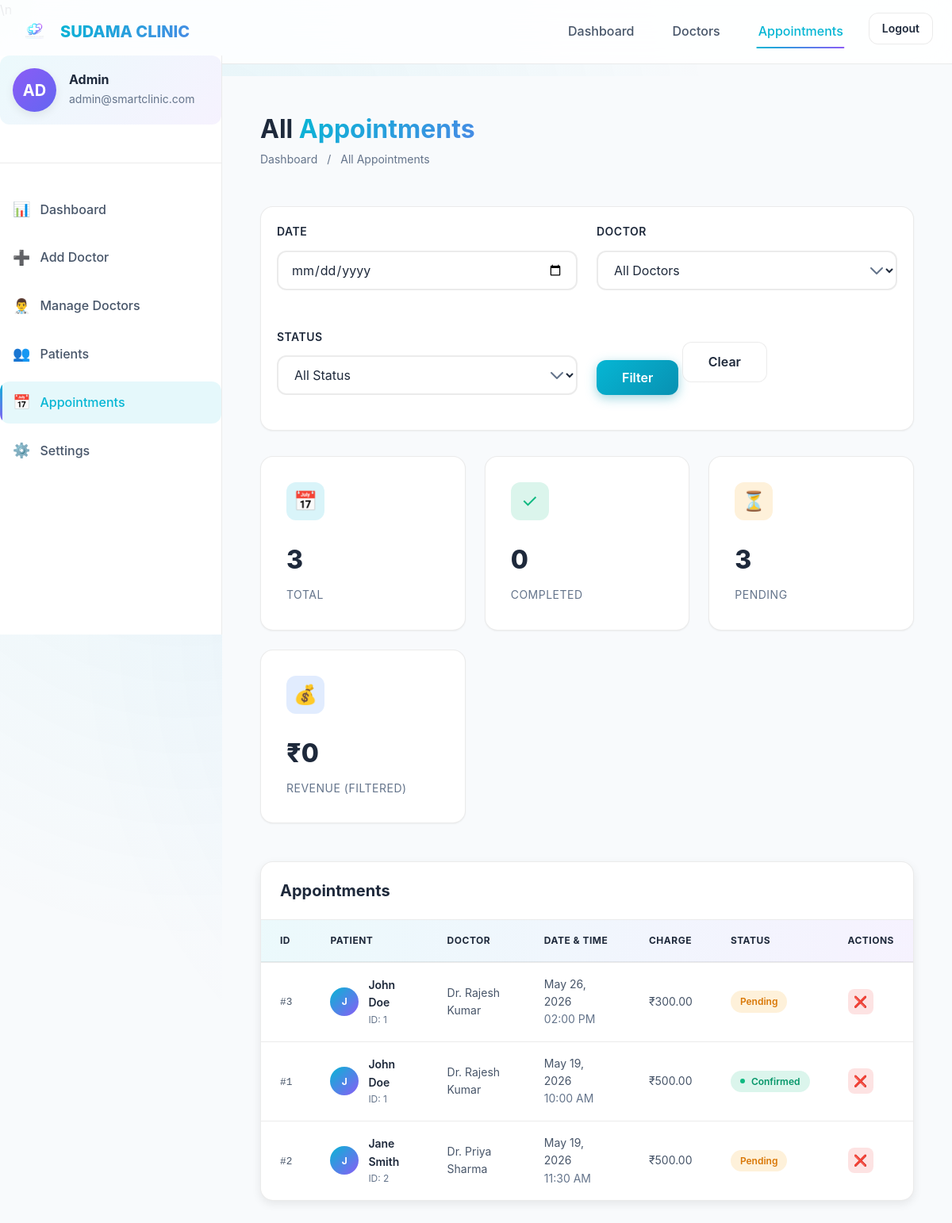
Screenshot of /admin-appointments.php (signed in) with the database file from the repository.
### tables this page shows
CREATE TABLE IF NOT EXISTS appointments (
    id INT AUTO_INCREMENT PRIMARY KEY,
    patient_id INT NOT NULL,
    doctor_id INT NOT NULL,
    appointment_date DATE NOT NULL,
    appointment_time TIME NOT NULL,
    end_time TIME,
    appointment_type ENUM('new', 'followup', 'emergency', 'consultation') DEFAULT 'new',
    status ENUM('pending', 'confirmed', 'completed', 'cancelled', 'no-show') DEFAULT 'pending',
    reason TEXT,
    symptoms TEXT,
    charge DECIMAL(10,2) DEFAULT 0.00,
    payment_status ENUM('pending', 'paid', 'refunded') DEFAULT 'pending',
    booked_by ENUM('patient', 'receptionist', 'doctor', 'admin') DEFAULT 'patient',
    notes TEXT,
    cancellation_reason TEXT,
    cancelled_at TIMESTAMP NULL,
    completed_at TIMESTAMP NULL,
    created_at TIMESTAMP DEFAULT CURRENT_TIMESTAMP,
    updated_at TIMESTAMP DEFAULT CURRENT_TIMESTAMP ON UPDATE CURRENT_TIMESTAMP,
    FOREIGN KEY (patient_id) REFERENCES patients(id) ON DELETE CASCADE,
    FOREIGN KEY (doctor_id) REFERENCES doctors(id) ON DELETE CASCADE,
    INDEX idx_patient (patient_id),
    INDEX idx_doctor (doctor_id),
    INDEX idx_date (appointment_date),
    INDEX idx_status (status),
    UNIQUE KEY unique_appointment (doctor_id, appointment_date, appointment_time)
);

CREATE TABLE IF NOT EXISTS patients (
    id INT AUTO_INCREMENT PRIMARY KEY,
    user_id INT NOT NULL,
    first_name VARCHAR(100) NOT NULL,
    last_name VARCHAR(100) NOT NULL,
    phone VARCHAR(20) NOT NULL,
    date_of_birth DATE NOT NULL,
    gender ENUM('male', 'female', 'other', 'prefer-not-to-say') NOT NULL,
    address TEXT,
    city VARCHAR(100),
    state VARCHAR(100),
    pincode VARCHAR(10),
    blood_group VARCHAR(5),
    emergency_contact VARCHAR(20),
    medical_history TEXT,
    allergies TEXT,
    profile_image VARCHAR(255),
    created_at TIMESTAMP DEFAULT CURRENT_TIMESTAMP,
    updated_at TIMESTAMP DEFAULT CURRENT_TIMESTAMP ON UPDATE CURRENT_TIMESTAMP,
    FOREIGN KEY (user_id) REFERENCES users(id) ON DELETE CASCADE,
    INDEX idx_user_id (user_id),
    INDEX idx_phone (phone)
);

CREATE TABLE IF NOT EXISTS doctors (
    id INT AUTO_INCREMENT PRIMARY KEY,
    user_id INT NOT NULL,
    name VARCHAR(200) NOT NULL,
    phone VARCHAR(20) NOT NULL,
    specialization_id INT,
    qualification VARCHAR(255),
    experience_years INT DEFAULT 0,
    bio TEXT,
    consultation_charge DECIMAL(10,2) DEFAULT 0.00,
    new_case_charge DECIMAL(10,2) DEFAULT 0.00,
    old_case_charge DECIMAL(10,2) DEFAULT 0.00,
    profile_image VARCHAR(255),
    available_days VARCHAR(100) DEFAULT 'Mon,Tue,Wed,Thu,Fri,Sat',
    slot_duration INT DEFAULT 30,
    created_at TIMESTAMP DEFAULT CURRENT_TIMESTAMP,
    updated_at TIMESTAMP DEFAULT CURRENT_TIMESTAMP ON UPDATE CURRENT_TIMESTAMP,
    FOREIGN KEY (user_id) REFERENCES users(id) ON DELETE CASCADE,
    FOREIGN KEY (specialization_id) REFERENCES specializations(id) ON DELETE SET NULL,
    INDEX idx_user_id (user_id),
    INDEX idx_specialization (specialization_id)
);

### admin-appointments.php (the view, shortened to what this page needs)
<?php
$db = get_db_connection();
$params = [];
$filterDate = $_GET['date'] ?? '';
$sql = "SELECT a.*, p.first_name, p.last_name, p.id as patient_id, d.name as doctor_name
        FROM appointments a
        JOIN patients p ON a.patient_id = p.id
        JOIN doctors d ON a.doctor_id = d.id";
$sql .= " ORDER BY a.appointment_date DESC, a.appointment_time ASC";
$stmt = $db->prepare($sql);
$stmt->execute($params);
$appointments = $stmt->fetchAll();
$totalCount = count($appointments);
$completedCount = 0;
$pendingCount = 0;
$totalRevenue = 0;
foreach ($appointments as $apt) {
    if ($apt['status'] === 'completed') {
        $completedCount++;
        $totalRevenue += (float)$apt['charge'];
    } elseif ($apt['status'] === 'pending' || $apt['status'] === 'confirmed') {
        $pendingCount++;
    }
}
?>
<!DOCTYPE html>
<html lang="en">
<head>
    <link rel="stylesheet" href="css/styles.css">
    <link rel="stylesheet" href="css/dashboard.css">
    <link rel="stylesheet" href="css/components.css">
\n</head>
<body>
    <nav class="navbar" id="navbar">
        <div class="container navbar-container">
            <a href="index.php" class="navbar-brand">
                <img src="images/logo.png" alt="SUDAMA CLINIC Logo">
                <span class="text-gradient">SUDAMA CLINIC</span>
            </a>
            <ul class="navbar-nav">
                <li><a href="admin-dashboard.php" class="nav-link">Dashboard</a></li>
                <li><a href="manage-doctors.php" class="nav-link">Doctors</a></li>
                <li><a href="admin-appointments.php" class="nav-link active">Appointments</a></li>
                <li><a href="logout.php" class="btn btn-ghost btn-sm">Logout</a></li>
            </ul>
        </div>
    </nav>
    <div class="dashboard-layout">
        <?php include 'includes/admin_sidebar.php'; ?>
        <main class="dashboard-main">
            <div class="page-header">
                <div>
                    <h1>All <span class="text-gradient">Appointments</span></h1>
                    <div class="breadcrumb">
                        <a href="admin-dashboard.php">Dashboard</a>
                        <span>/</span>
                        <span>All Appointments</span>
                    </div>
                </div>
            </div>
            <form method="GET" class="form-section" style="padding: 20px;">
                <div class="form-row" style="align-items: flex-end;">
                    <div class="form-group">
                        <label class="form-label">Date</label>
                        <input type="date" name="date" class="form-control" value="<?php echo htmlspecialchars($filterDate); ?>">
                    </div>
                    <div class="form-group">
                        <label class="form-label">Doctor</label>
                        <select name="doctor_id" class="form-control">
                            <option value="">All Doctors</option>
                        </select>
                    </div>
                    <div class="form-group">
                        <label class="form-label">Status</label>
                        <select name="status" class="form-control">
                            <option value="">All Status</option>
                        </select>
                    </div>
                    <div class="form-group">
                        <button type="submit" class="btn btn-primary">Filter</button>
                        <a href="admin-appointments.php" class="btn btn-ghost">Clear</a>
                    </div>
                </div>
            </form>
            <div class="dashboard-grid">
                <div class="stat-card">
                    <div class="stat-card-header"><div class="stat-icon primary">📅</div></div>
                    <div class="stat-value"><?php echo $totalCount; ?></div>
                    <div class="stat-label">Total</div>
                </div>
                <div class="stat-card">
                    <div class="stat-card-header"><div class="stat-icon success">✓</div></div>
                    <div class="stat-value"><?php echo $completedCount; ?></div>
                    <div class="stat-label">Completed</div>
                </div>
                <div class="stat-card">
                    <div class="stat-card-header"><div class="stat-icon warning">⏳</div></div>
                    <div class="stat-value"><?php echo $pendingCount; ?></div>
                    <div class="stat-label">Pending</div>
                </div>
                <div class="stat-card">
                    <div class="stat-card-header"><div class="stat-icon info">💰</div></div>
                    <div class="stat-value">₹<?php echo number_format($totalRevenue); ?></div>
                    <div class="stat-label">Revenue (Filtered)</div>
                </div>
            </div>
            <div class="table-container">
                <div class="table-header">
                    <h3 class="table-title">Appointments</h3>
                </div>
                <table class="clinic-table">
                    <thead>
                        <tr>
                            <th>ID</th>
                            <th>Patient</th>
                            <th>Doctor</th>
                            <th>Date & Time</th>
                            <th>Charge</th>
                            <th>Status</th>
                            <th>Actions</th>
                        </tr>
                    </thead>
                    <tbody>
                        <?php if (count($appointments) > 0): ?>
                            <?php foreach ($appointments as $a): ?>
                                <tr>
                                    <td><code style="font-size: 0.8rem;">#<?php echo $a['id']; ?></code></td>
                                    <td>
                                        <div class="cell-avatar">
                                            <div class="avatar"><?php echo strtoupper(substr($a['first_name'], 0, 1)); ?></div>
                                            <div class="info">
                                                <span class="name"><?php echo htmlspecialchars($a['first_name'] . ' ' . $a['last_name']); ?></span>
                                                <span class="sub">ID: <?php echo $a['patient_id']; ?></span>
                                            </div>
                                        </div>
                                    </td>
                                    <td><?php echo htmlspecialchars($a['doctor_name']); ?></td>
                                    <td>
                                        <div><?php echo date('M d, Y', strtotime($a['appointment_date'])); ?></div>
                                        <div style="color: var(--color-text-muted); font-size: 0.875rem;"><?php echo date('h:i A', strtotime($a['appointment_time'])); ?></div>
                                    </td>
                                    <td>₹<?php echo $a['charge']; ?></td>
                                    <td><span class="status-badge status-<?php echo strtolower($a['status']); ?>"><?php echo ucfirst($a['status']); ?></span></td>
                                    <td>
                                        <div class="action-btns">
                                            <?php if ($a['status'] !== 'cancelled' && $a['status'] !== 'completed'): ?>
                                                <form method="POST" onsubmit="return confirm('Are you sure you want to cancel this appointment?');">
                                                    <button type="submit" class="action-btn action-btn-delete" title="Cancel Appointment">❌</button>
                                                </form>
                                            <?php endif; ?>
                                        </div>
                                    </td>
                                </tr>
                            <?php endforeach; ?>
                        <?php else: ?>
                            <tr><td colspan="7" style="text-align:center;">No appointments found using the current filters.</td></tr>
                        <?php endif; ?>
                    </tbody>
                </table>
            </div>
        </main>
    </div>
</body>
</html>

### css/dashboard.css (style rules this page uses)
.dashboard-main { padding: var(--spacing-2xl); min-height: calc(100vh - 70px); animation: fadeIn 0.5s ease-out; }
.dashboard-grid { display: grid; grid-template-columns: repeat(auto-fit, minmax(280px, 1fr)); gap: var(--spacing-xl); margin-bottom: var(--spacing-2xl); }
.stat-card { background: var(--color-bg-secondary); border: 1px solid var(--glass-border); border-radius: var(--border-radius-lg); padding: var(--spacing-xl); transition: all var(--transition-spring); box-shadow: var(--shadow-sm); position: relative; overflow: hidden; }
.stat-card::before { content: ''; position: absolute; top: 0; left: 0; right: 0; height: 3px; background: linear-gradient(90deg, var(--primary-start), var(--secondary-start)); transform: scaleX(0); transition: transform var(--transition-base); transform-origin: left; }
.stat-card:nth-child(1) { animation: slideUp 0.5s ease-out 0.1s backwards; }
.stat-card:nth-child(2) { animation: slideUp 0.5s ease-out 0.2s backwards; }
.stat-card:nth-child(3) { animation: slideUp 0.5s ease-out 0.3s backwards; }
.stat-card:nth-child(4) { animation: slideUp 0.5s ease-out 0.4s backwards; }
.stat-card-header { display: flex; justify-content: space-between; align-items: center; margin-bottom: var(--spacing-lg); }
.stat-icon { width: 55px; height: 55px; border-radius: var(--border-radius-md); display: flex; align-items: center; justify-content: center; font-size: var(--font-size-2xl); transition: all var(--transition-base); }
.stat-icon.primary { background: linear-gradient(135deg, rgba(6, 182, 212, 0.15), rgba(6, 182, 212, 0.05)); color: var(--primary-start); }
.stat-icon.success { background: linear-gradient(135deg, rgba(16, 185, 129, 0.15), rgba(16, 185, 129, 0.05)); color: var(--accent-success); }
.stat-icon.warning { background: linear-gradient(135deg, rgba(245, 158, 11, 0.15), rgba(245, 158, 11, 0.05)); color: var(--accent-warning); }
.stat-icon.info { background: linear-gradient(135deg, rgba(59, 130, 246, 0.15), rgba(59, 130, 246, 0.05)); color: var(--accent-info); }
.stat-value { font-size: var(--font-size-4xl); font-weight: 800; font-family: var(--font-family-heading); margin-bottom: var(--spacing-xs); color: var(--color-text-primary); }
.stat-label { color: var(--color-text-secondary); font-size: var(--font-size-sm); text-transform: uppercase; letter-spacing: 0.5px; }

### rows the page displays
appointments: id "3", patient.first_name "J", patient.last_name "John Doe", patient "1", doctor.name "Dr. Rajesh Kumar", appointment_date "May 26, 2026", appointment_time "02:00 PM", charge "300.00", status "Pending"
appointments: id "1", patient.first_name "J", patient.last_name "John Doe", patient "1", doctor.name "Dr. Rajesh Kumar", appointment_date "May 19, 2026", appointment_time "10:00 AM", charge "500.00", status "Confirmed"
appointments: id "2", patient.first_name "J", patient.last_name "Jane Smith", patient "2", doctor.name "Dr. Priya Sharma", appointment_date "May 19, 2026", appointment_time "11:30 AM", charge "500.00", status "Pending"

### other values shown
substr($_SESSION['role'] ?? 'A', 0, 2) "AD"
$_SESSION['role'] "Admin"
$_SESSION['email'] "admin@smartclinic.com"
$totalCount "3"
$completedCount "0"
$pendingCount "3"
$totalRevenue "0"
